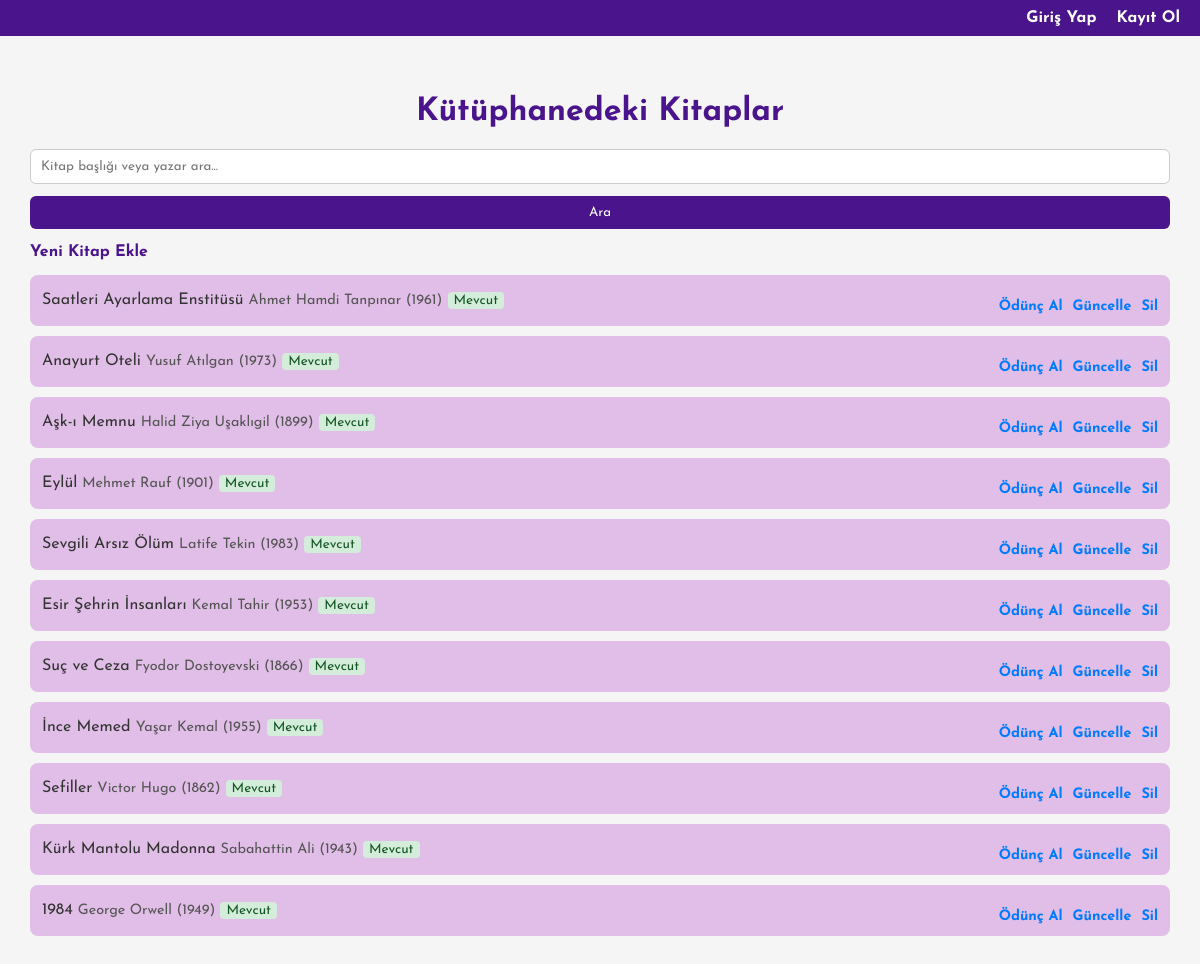
/index, run on the app's committed database.
### tables this page shows
CREATE TABLE books (
            id INTEGER PRIMARY KEY AUTOINCREMENT,
            title TEXT NOT NULL,
            author TEXT NOT NULL,
            year INTEGER,
            available INTEGER DEFAULT 1
        , description TEXT, borrowed_by INTEGER);

### app.py (the view)
@app.route('/index')
def index():
    conn = get_db_connection()
    books = conn.execute('SELECT * FROM books').fetchall()
    conn.close()
    return render_template('index.html', books=books)

### app.py (called while the page is built)
def get_db_connection():
    conn = sqlite3.connect('library.db')
    conn.row_factory = sqlite3.Row
    return conn

### templates/index.html (shortened to what this page needs)
{% extends 'base.html' %} {% block content %}
<h1>Kütüphanedeki Kitaplar</h1>
<form method="get" action="{{ url_for('index') }}">
  <input
    type="text"
    name="query"
    placeholder="Kitap başlığı veya yazar ara..."
    value="{{ query }}"
  />
  <button type="submit">Ara</button>
</form>
<a href="{{ url_for('add') }}" class="add-book-link">Yeni Kitap Ekle</a>
<ul class="book-list">
  {% for book in books %}
  <li class="book-item">
    <div class="book-info">
      <span>{{ book.title }}</span>
      <span class="book-meta">{{ book.author }} ({{ book.year }})</span>
      <span
        class="book-status {{ 'available' if book.available == 1 else 'borrowed' }}"
      >
        {{ 'Mevcut' if book.available == 1 else 'Ödünç Verildi' }}
      </span>
    </div>
    <div class="book-actions">
      {% if book.available == 1 %}
      <a href="{{ url_for('borrow', id=book.id) }}">Ödünç Al</a>
      {% else %}
      <a href="{{ url_for('return_book', id=book.id) }}">İade Et</a>
      {% endif %}
      <a href="{{ url_for('update', id=book.id) }}">Güncelle</a>
      <a
        href="{{ url_for('delete', id=book.id) }}"
        onclick="return confirm('Silmek istediğine emin misin?');"
        >Sil</a
      >
    </div>
  </li>
  {% else %}
  <li>Kayıtlı kitap yok.</li>
  {% endfor %}
</ul>
{% endblock %}

### templates/base.html (shortened to what this page needs)
<!DOCTYPE html>
<html lang="tr">
  <head>
    <link
      rel="stylesheet"
      href="{{ url_for('static', filename='style.css') }}"
    />
  </head>
  <body>
    <nav>
      <div><a href="{{ url_for('index') }}"></a></div>
      <div>
        {% if 'username' in session %} Merhaba, {{ session['username'] }} |
        <a href="{{ url_for('logout') }}">Çıkış Yap</a>
        {% else %}
        <a href="{{ url_for('login') }}">Giriş Yap</a>
        <a href="{{ url_for('register') }}">Kayıt Ol</a>
        {% endif %}
      </div>
    </nav>
    <div class="container">
       {% block content %}{% endblock %}
    </div>
  </body>
</html>

### static/style.css (style rules this page uses)
* { font-family: "Josefin Sans", sans-serif !important; }
body { background-color: #f0f4f8; margin: 0; padding: 0; color: #333; }
h1 { text-align: center; color: #4a148c; margin-top: 30px; }
a { text-decoration: none; color: #4a148c; font-weight: bold; }
ul.book-list { list-style: none; padding: 0; margin: 0; }
.book-item { display: flex; justify-content: space-between; align-items: center; padding: 12px; background: #e1bee7; border-radius: 8px; margin-bottom: 10px; flex-wrap: wrap; }
.book-info { max-width: 60%; }
.book-meta { font-size: 0.9em; color: #555; }
.book-status { font-size: 0.85em; padding: 2px 6px; border-radius: 4px; display: inline-block; }
.book-status.available { background-color: #d4edda; color: #155724; }
.book-actions { margin-top: 12px; display: flex; gap: 10px; }
.book-actions a { font-size: 0.9em; color: #007bff; }
form { display: flex; flex-direction: column; gap: 12px; }
input[type="text"], input[type="password"], input[type="number"] { padding: 10px; border: 1px solid #ccc; border-radius: 6px; width: 100%; box-sizing: border-box; }
button, input[type="submit"] { background-color: #4a148c; color: white; border: none; padding: 10px; border-radius: 6px; cursor: pointer; }
.add-book-link { margin-top: 15px; margin-bottom: 15px; display: inline-block; }

### templates/base.html (style rules this page uses)
body { font-family: "Josefin Sans", sans-serif; background: #f5f5f5; margin: 0; padding: 0; }
nav { background-color: #4a148c; color: white; padding: 10px 20px; display: flex; justify-content: space-between; align-items: center; }
nav a { color: white; text-decoration: none; margin-left: 15px; }
.container { padding: 30px; }

### data on the page
books: title "Saatleri Ayarlama Enstitüsü", author "Ahmet Hamdi Tanpınar", year "1961", available "Mevcut"
books: title "Anayurt Oteli", author "Yusuf Atılgan", year "1973", available "Mevcut"
books: title "Aşk-ı Memnu", author "Halid Ziya Uşaklıgil", year "1899", available "Mevcut"
books: title "Eylül", author "Mehmet Rauf", year "1901", available "Mevcut"
books: title "Sevgili Arsız Ölüm", author "Latife Tekin", year "1983", available "Mevcut"
books: title "Esir Şehrin İnsanları", author "Kemal Tahir", year "1953", available "Mevcut"
books: title "Suç ve Ceza", author "Fyodor Dostoyevski", year "1866", available "Mevcut"
books: title "İnce Memed", author "Yaşar Kemal", year "1955", available "Mevcut"
books: title "Sefiller", author "Victor Hugo", year "1862", available "Mevcut"
books: title "Kürk Mantolu Madonna", author "Sabahattin Ali", year "1943", available "Mevcut"
books: title "1984", author "George Orwell", year "1949", available "Mevcut"
